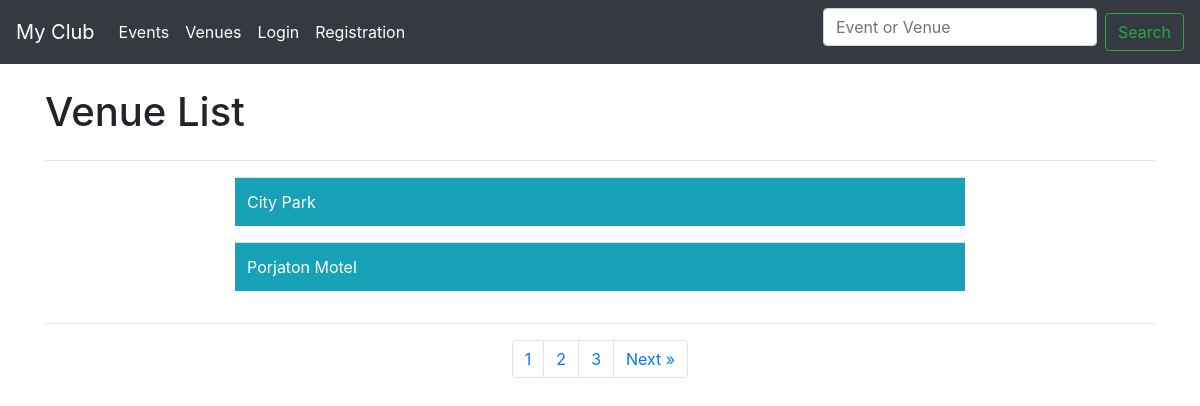
/venues/, run on an earlier commit of the app's database.
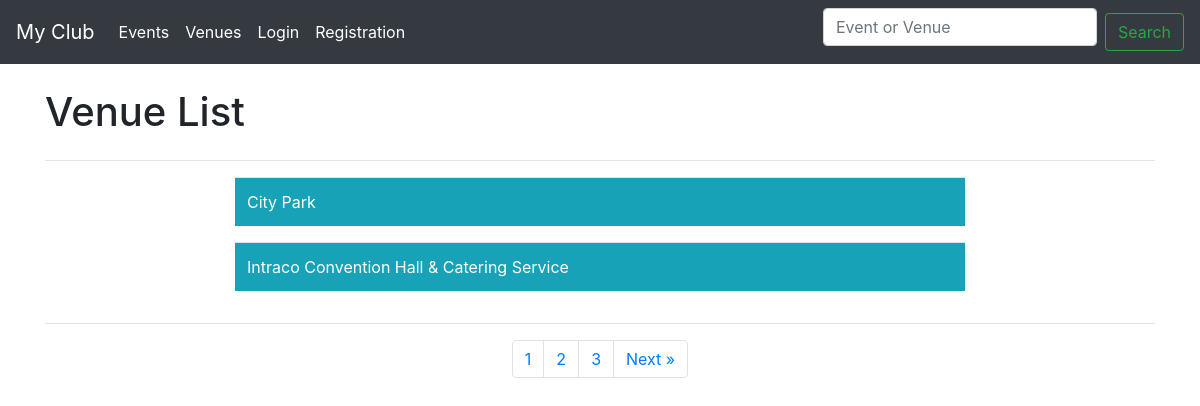
And on a later commit of the database.
### events/models.py (models this page shows, shortened)
class Venue(models.Model):
	name = models.CharField('Venue name', max_length=120)
	address = models.CharField(max_length=300)
	zip_code = models.CharField('Zip Code',max_length=10,blank=True)
	phone = models.CharField('Contact phone',max_length=15,blank=True)
	web = models.URLField('Website address', blank=True)
	email = models.EmailField('Email address',blank=True)
	owner = models.PositiveIntegerField(verbose_name='Venue Owner', blank=False, default=1)

### events/views.py (the view)
# urls.py: path('venues/', views.all_venues, name='list-venue'),
def all_venues(request):
	p = Paginator(Venue.objects.all().order_by('name'),2)
	page = request.GET.get('page')
	venues = p.get_page(page)
	nums = "a" * venues.paginator.num_pages
	return render(request, 'events/venue_list.html', {'venues':venues,'nums':nums})

### events/templates/events/venue_list.html (shortened to what this page needs)
{% extends 'events/base.html' %}
    {% block content %}
    <div class="row">
      <div class="col-8"><h1>Venue List</h1></div>
    </div><hr>
   <center>
  {% for venue in venues %}
    <div class="row">
      <div class="col-lg-8 offset-lg-2 text-center">
        <table class="table table-hover bg-info">
        <tbody>
          <tr>
          <td>
            <div class="row">
              <div class="col-8">
                <a class="float-left" style="color:white !important; text-decoration: none;" href="{% url 'show-venue' venue.id %}">{{venue.name | title }}</a>
              </div>
            </div>
          </td>
            </tr>
        </tbody>
      </table>
      </div><br>
    </div>
      {% endfor %}
      <hr>
        <nav aria-label="Page navigation">
        <ul class="pagination justify-content-center">
      {% for i in nums %}
        <li class="page-item"><a class="page-link" href="?page={{forloop.counter}}">{{forloop.counter}}</a></li>
      {% endfor %}
      {% if venues.has_next %}
        <li class="page-item"><a class="page-link" href="?page={{venues.next_page_number}}">Next &raquo</a></li>
      {% endif %}
        </ul>
    </nav>
      <br><br><br>
    {% endblock content %}

What changed in the data, as far as the page shows it:
no longer on this page (row unchanged): Venue: name "Porjaton Motel"
added Venue: name "Intraco Convention Hall & Catering Service"
